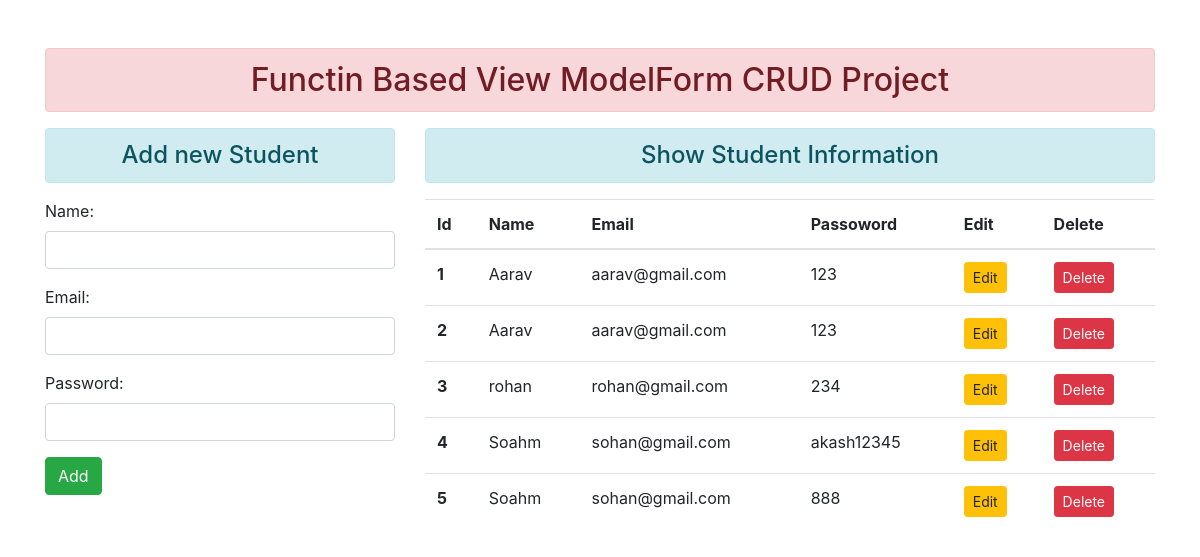
The page / on the database its author committed.
### enroll/models.py (models this page shows)
class User(models.Model):
    name = models.CharField(max_length=100)
    email = models.EmailField(max_length=100)
    password = models.CharField(max_length=100)

### enroll/views.py (the view)
# urls.py: path('',views.add_show, name="addandshow"),
def add_show(request):
    if request.method == 'POST':
        fm = StudentRegistration(request.POST)
        if fm.is_valid():
            nm = fm.cleaned_data['name']
            em = fm.cleaned_data['email']
            pw = fm.cleaned_data['password']
            reg = User(name=nm, email=em, password=pw)
            reg.save()
            fm = StudentRegistration()
    else:
        fm = StudentRegistration()
    stud = User.objects.all
    return render(request, 'enroll/addandshow.html',{'form':fm,'stu':stud})

### enroll/forms.py
class StudentRegistration(forms.ModelForm):
    class Meta:
        model = User
        fields = ['name', 'email', 'password']
        widgets = {
            'name':forms.TextInput(attrs={'class':'form-control'}),
            'email':forms.EmailInput(attrs={'class':'form-control'}),
            'password':forms.PasswordInput(attrs={'class':'form-control'}),
        }

### enroll/templates/enroll/addandshow.html (shortened to what this page needs)
{% extends "enroll/base.html" %}
{% block content %}
<div class="row">
    <div class="col-sm-4">
        <h4 class="text-center alert alert-info">Add new Student</h4>
        <form action="" method="POST">
            {{form.as_p}}
            <input type="submit" class="btn btn-success" value="Add">
        </form>
    </div>
    <div class="col-sm-8">
        <h4 class="text-center alert alert-info">Show Student Information</h4>
        {% if stu %}
        <table class="table">
            <thead>
              <tr>
                <th scope="col">Id</th>
                <th scope="col">Name</th>
                <th scope="col">Email</th>
                <th scope="col">Passoword</th>
                <th scope="col">Edit</th>
                <th scope="col">Delete</th>
              </tr>
            </thead>
            <tbody>
              {% for std in stu %}
              <tr>
                <th scope="row">{{std.id}}</th>
                <td>{{std.name}}</td>
                <td>{{std.email}}</td>
                <td>{{std.password}}</td>
                <td><a href="#" class="btn btn-warning btn-sm">Edit</a></td>
                <td>
                    <form action="{% url 'deletedata' std.id %}" method="post">{% csrf_token %}
                        <input type="submit" class="btn btn-danger btn-sm" value="Delete">
                    </form>
                </td>
              </tr>
              {% endfor %}
            </tbody>
          </table>
        {% else %}
        <h4 class="text-center alert alert-warning">No Records</h4>
        {% endif %}
    </div>
</div>
{% endblock content %}

### enroll/templates/enroll/base.html (shortened to what this page needs)
<!doctype html>
{% load static %}
<html lang="en">
  <head>
    <link rel="stylesheet" href="https://cdn.jsdelivr.net/npm/bootstrap@4.6.2/dist/css/bootstrap.min.css">
  </head>
  <body class="container mt-5">
    <h2 class="text-center alert alert-danger">Functin Based View ModelForm CRUD Project</h2>
    {% block content %}{% endblock content %}
  </body>
</html>

### rows shown on the page
User: id "1", name "Aarav", email "aarav@gmail.com", password "123"
User: id "2", name "Aarav", email "aarav@gmail.com", password "123"
User: id "3", name "rohan", email "rohan@gmail.com", password "234"
User: id "4", name "Soahm", email "sohan@gmail.com", password "akash12345"
User: id "5", name "Soahm", email "sohan@gmail.com", password "888"
